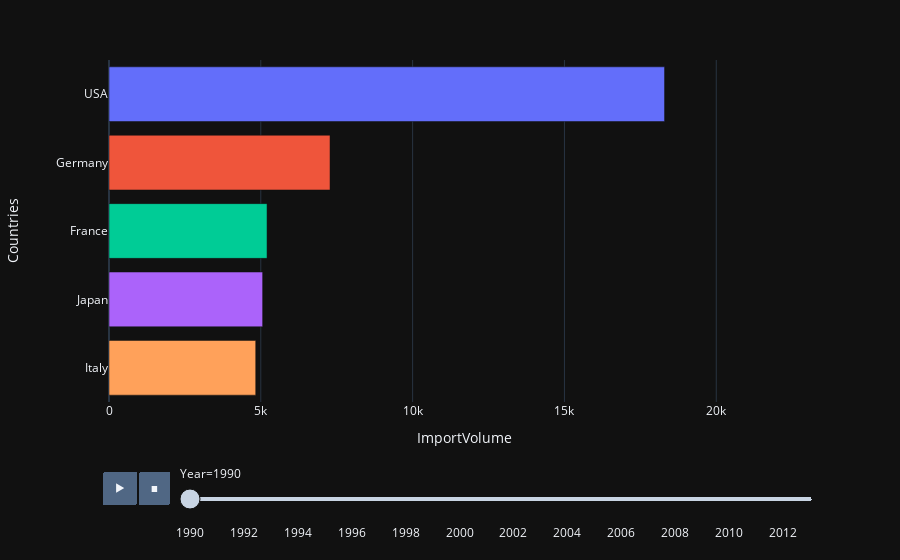

This figure's notebook cell:
### Code cell
df = pd.read_csv("disappearance.csv")
df.rename(columns={'disappearance': 'Countries', 'Volume': 'ImportVolume'}, inplace=True)

df_long = df.melt(id_vars='Countries', var_name='Year', value_name='ImportVolume')
df_long['Year'] = df_long['Year'].astype(int)

df_long = df_long.dropna(subset=['ImportVolume'])
df_long = df_long[df_long['Year'] <= 2013]

top5_per_year = df_long.groupby('Year').apply(lambda x: x.nlargest(5, 'ImportVolume')).reset_index(drop=True)

fig = px.bar(top5_per_year, x='ImportVolume', y='Countries', color='Countries',
             animation_frame='Year', range_x=[0, top5_per_year['ImportVolume'].max()],
             orientation='h')

fig.update_yaxes(title_text='Countries', title_standoff=25)

fig.update_layout(showlegend=False)

fig.show()
fig.write_html("second_graph.html")

### Figure 1 — Plotly figure (JSON) as saved in the notebook; plotly's stock layout.template omitted (floating-point values rounded to 4 significant figures)
{"data": [{"alignmentgroup": "True", "hovertemplate": "Countries=%{y}<br>Year=1990<br>ImportVolume=%{x}<extra></extra>", "legendgroup": "USA", "marker": {"color": "#636efa", "pattern": {"shape": ""}}, "name": "USA", "offsetgroup": "USA", "orientation": "h", "showlegend": true, "textposition": "auto", "x": [18300.0], "xaxis": "x", "y": ["USA"], "yaxis": "y", "type": "bar"}, {"alignmentgroup": "True", "hovertemplate": "Countries=%{y}<br>Year=1990<br>ImportVolume=%{x}<extra></extra>", "legendgroup": "   Germany", "marker": {"color": "#EF553B", "pattern": {"shape": ""}}, "name": "   Germany", "offsetgroup": "   Germany", "orientation": "h", "showlegend": true, "textposition": "auto", "x": [7279.0], "xaxis": "x", "y": ["   Germany"], "yaxis": "y", "type": "bar"}, {"alignmentgroup": "True", "hovertemplate": "Countries=%{y}<br>Year=1990<br>ImportVolume=%{x}<extra></extra>", "legendgroup": "   France", "marker": {"color": "#00cc96", "pattern": {"shape": ""}}, "name": "   France", "offsetgroup": "   France", "orientation": "h", "showlegend": true, "textposition": "auto", "x": [5205.0], "xaxis": "x", "y": ["   France"], "yaxis": "y", "type": "bar"}, {"alignmentgroup": "True", "hovertemplate": "Countries=%{y}<br>Year=1990<br>ImportVolume=%{x}<extra></extra>", "legendgroup": "Japan", "marker": {"color": "#ab63fa", "pattern": {"shape": ""}}, "name": "Japan", "offsetgroup": "Japan", "orientation": "h", "showlegend": true, "textposition": "auto", "x": [5060.0], "xaxis": "x", "y": ["Japan"], "yaxis": "y", "type": "bar"}, {"alignmentgroup": "True", "hovertemplate": "Countries=%{y}<br>Year=1990<br>ImportVolume=%{x}<extra></extra>", "legendgroup": "   Italy", "marker": {"color": "#FFA15A", "pattern": {"shape": ""}}, "name": "   Italy", "offsetgroup": "   Italy", "orientation": "h", "showlegend": true, "textposition": "auto", "x": [4832.0], "xaxis": "x", "y": ["   Italy"], "yaxis": "y", "type": "bar"}], "layout": {"xaxis": {"anchor": "y", "domain": [0.0, 1.0], "title": {"text": "ImportVolume"}, "range": [0, 23420.0]}, "yaxis": {"anchor": "x", "domain": [0.0, 1.0], "title": {"text": "Countries", "standoff": 25}, "categoryorder": "array", "categoryarray": ["   Italy", "Japan", "   France", "   Germany", "USA"]}, "legend": {"title": {"text": "Countries"}, "tracegroupgap": 0}, "margin": {"t": 60}, "barmode": "relative", "updatemenus": [{"buttons": [{"args": [null, {"frame": {"duration": 500, "redraw": true}, "mode": "immediate", "fromcurrent": true, "transition": {"duration": 500, "easing": "linear"}}], "label": "&#9654;", "method": "animate"}, {"args": [[null], {"frame": {"duration": 0, "redraw": true}, "mode": "immediate", "fromcurrent": true, "transition": {"duration": 0, "easing": "linear"}}], "label": "&#9724;", "method": "animate"}], "direction": "left", "pad": {"r": 10, "t": 70}, "showactive": false, "type": "buttons", "x": 0.1, "xanchor": "right", "y": 0, "yanchor": "top"}], "sliders": [{"active": 0, "currentvalue": {"prefix": "Year="}, "len": 0.9, "pad": {"b": 10, "t": 60}, "steps": [{"args": [["1990"], {"frame": {"duration": 0, "redraw": true}, "mode": "immediate", "fromcurrent": true, "transition": {"duration": 0, "easing": "linear"}}], "label": "1990", "method": "animate"}, {"args": [["1991"], {"frame": {"duration": 0, "redraw": true}, "mode": "immediate", "fromcurrent": true, "transition": {"duration": 0, "easing": "linear"}}], "label": "1991", "method": "animate"}, {"args": [["1992"], {"frame": {"duration": 0, "redraw": true}, "mode": "immediate", "fromcurrent": true, "transition": {"duration": 0, "easing": "linear"}}], "label": "1992", "method": "animate"}, {"args": [["1993"], {"frame": {"duration": 0, "redraw": true}, "mode": "immediate", "fromcurrent": true, "transition": {"duration": 0, "easing": "linear"}}], "label": "1993", "method": "animate"}, {"args": [["1994"], {"frame": {"duration": 0, "redraw": true}, "mode": "immediate", "fromcurrent": true, "transition": {"duration": 0, "easing": "linear"}}], "label": "1994", "method": "animate"}, {"args": [["1995"], {"frame": {"duration": 0, "redraw": true}, "mode": "immediate", "fromcurrent": true, "transition": {"duration": 0, "easing": "linear"}}], "label": "1995", "method": "animate"}, {"args": [["1996"], {"frame": {"duration": 0, "redraw": true}, "mode": "immediate", "fromcurrent": true, "transition": {"duration": 0, "easing": "linear"}}], "label": "1996", "method": "animate"}, {"args": [["1997"], {"frame": {"duration": 0, "redraw": true}, "mode": "immediate", "fromcurrent": true, "transition": {"duration": 0, "easing": "linear"}}], "label": "1997", "method": "animate"}, {"args": [["1998"], {"frame": {"duration": 0, "redraw": true}, "mode": "immediate", "fromcurrent": true, "transition": {"duration": 0, "easing": "linear"}}], "label": "1998", "method": "animate"}, {"args": [["1999"], {"frame": {"duration": 0, "redraw": true}, "mode": "immediate", "fromcurrent": true, "transition": {"duration": 0, "easing": "linear"}}], "label": "1999", "method": "animate"}, {"args": [["2000"], {"frame": {"duration": 0, "redraw": true}, "mode": "immediate", "fromcurrent": true, "transition": {"duration": 0, "easing": "linear"}}], "label": "2000", "method": "animate"}, {"args": [["2001"], {"frame": {"duration": 0, "redraw": true}, "mode": "immediate", "fromcurrent": true, "transition": {"duration": 0, "easing": "linear"}}], "label": "2001", "method": "animate"}, {"args": [["2002"], {"frame": {"duration": 0, "redraw": true}, "mode": "immediate", "fromcurrent": true, "transition": {"duration": 0, "easing": "linear"}}], "label": "2002", "method": "animate"}, {"args": [["2003"], {"frame": {"duration": 0, "redraw": true}, "mode": "immediate", "fromcurrent": true, "transition": {"duration": 0, "easing": "linear"}}], "label": "2003", "method": "animate"}, {"args": [["2004"], {"frame": {"duration": 0, "redraw": true}, "mode": "immediate", "fromcurrent": true, "transition": {"duration": 0, "easing": "linear"}}], "label": "2004", "method": "animate"}, {"args": [["2005"], {"frame": {"duration": 0, "redraw": true}, "mode": "immediate", "fromcurrent": true, "transition": {"duration": 0, "easing": "linear"}}], "label": "2005", "method": "animate"}, {"args": [["2006"], {"frame": {"duration": 0, "redraw": true}, "mode": "immediate", "fromcurrent": true, "transition": {"duration": 0, "easing": "linear"}}], "label": "2006", "method": "animate"}, {"args": [["2007"], {"frame": {"duration": 0, "redraw": true}, "mode": "immediate", "fromcurrent": true, "transition": {"duration": 0, "easing": "linear"}}], "label": "2007", "method": "animate"}, {"args": [["2008"], {"frame": {"duration": 0, "redraw": true}, "mode": "immediate", "fromcurrent": true, "transition": {"duration": 0, "easing": "linear"}}], "label": "2008", "method": "animate"}, {"args": [["2009"], {"frame": {"duration": 0, "redraw": true}, "mode": "immediate", "fromcurrent": true, "transition": {"duration": 0, "easing": "linear"}}], "label": "2009", "method": "animate"}, {"args": [["2010"], {"frame": {"duration": 0, "redraw": true}, "mode": "immediate", "fromcurrent": true, "transition": {"duration": 0, "easing": "linear"}}], "label": "2010", "method": "animate"}, {"args": [["2011"], {"frame": {"duration": 0, "redraw": true}, "mode": "immediate", "fromcurrent": true, "transition": {"duration": 0, "easing": "linear"}}], "label": "2011", "method": "animate"}, {"args": [["2012"], {"frame": {"duration": 0, "redraw": true}, "mode": "immediate", "fromcurrent": true, "transition": {"duration": 0, "easing": "linear"}}], "label": "2012", "method": "animate"}, {"args": [["2013"], {"frame": {"duration": 0, "redraw": true}, "mode": "immediate", "fromcurrent": true, "transition": {"duration": 0, "easing": "linear"}}], "label": "2013", "method": "animate"}], "x": 0.1, "xanchor": "left", "y": 0, "yanchor": "top"}], "showlegend": false}}
